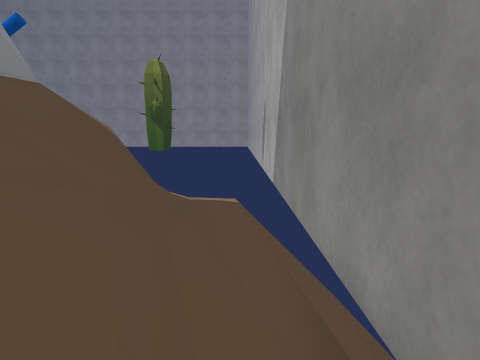
[1] (above)

12 first-person views from a walk through a Unity game level. The camera is 1.2 m above the floor, tilts 8° down and sees 75° across. The floor is counted in squares, 1 m on a side. Each view is taken from the middle of a square. On the plan, view 1 faces up. The plan holds only what a view shows up to about 13 squares ahead; the rest is blank. The place goes on beyond the plan. The player character is not drawn. Some surface patterns are stand-ins.

[2]
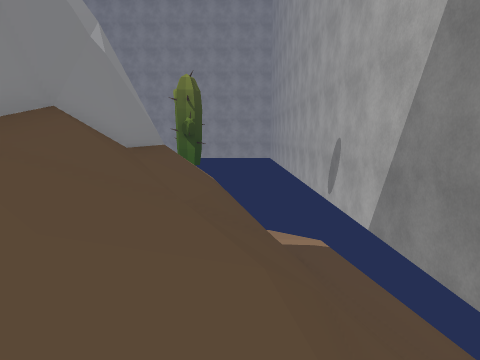

[3]
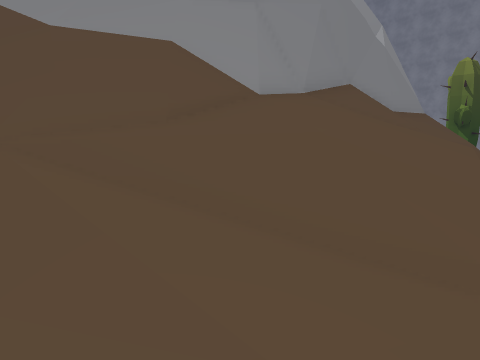

[4]
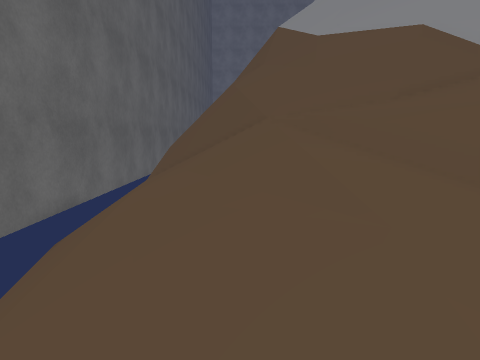

[5]
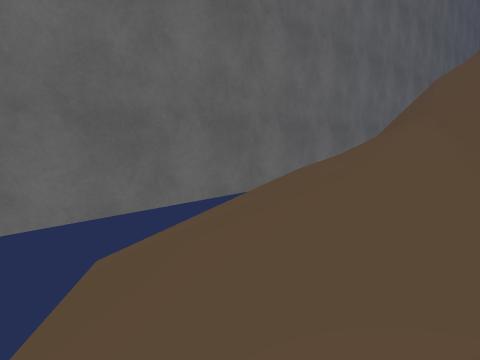

[6]
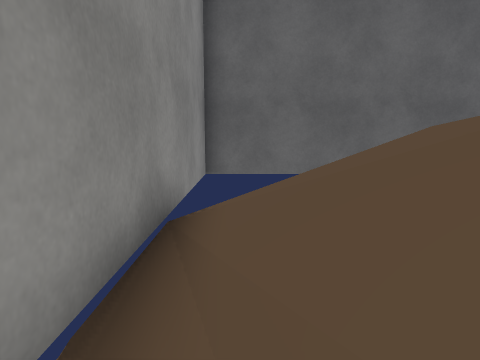

[7]
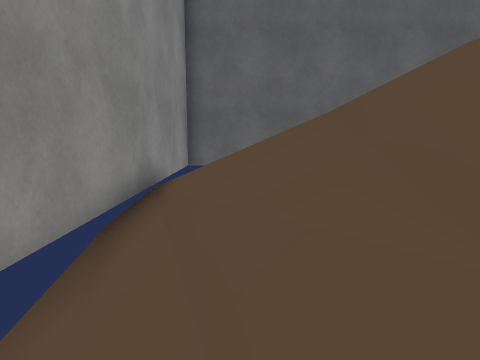

[8]
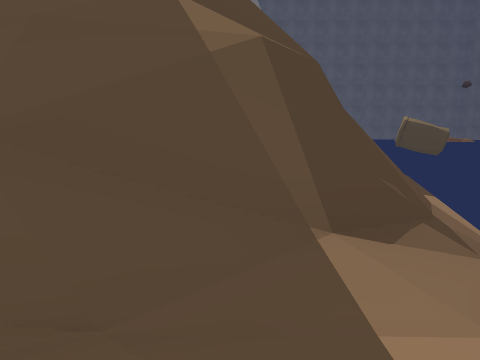

[9]
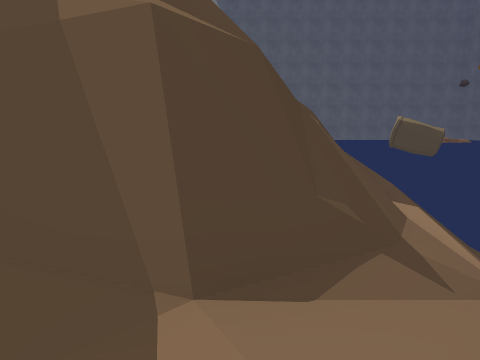

[10]
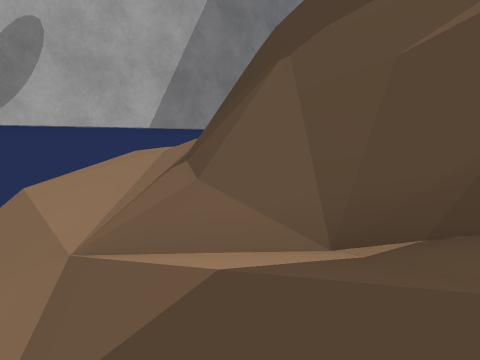

[11]
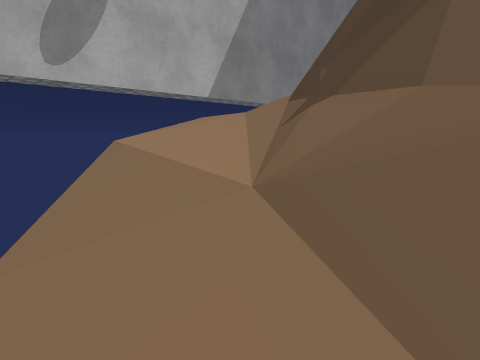

[12]
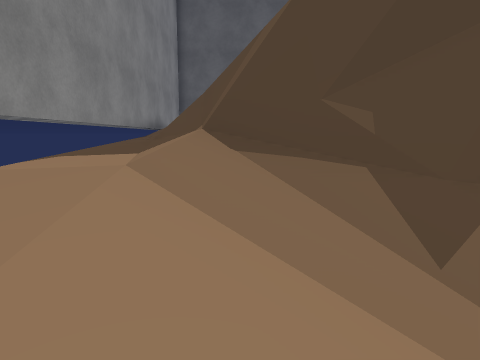

### Floor plan
Key: @ floor where view 1 was taken; # wall or solid block; . main floor; : floor 0.25 m higher than the main floor; - floor 0.25 m lower than the main floor; _ floor 0.5 m lower than the main floor; < floor 0.75 m lower than the main floor; + floor 2 m higher than the main floor; / step, stairs or slope; = window, fence, low wall or low ledge; v drop or lower ground.
Columns run from 14 left of view 1 to 1 right of it. Each row starts with its distance up from view 1.
 16      ///
 15      ///////
 14     /////////
 13     ===///<<<v #
 12     ##====/___ #
 11      ======/--v#
 10       #####=/./#
  9        ##//=/./#
  8         #=/=/./#
  7         ##////.#
  6        ##/////.#
  5        ##/////:#
  4        ##//////#
  3        #=//////#
  2       ##=//////#
  1      ##==//////#
  0    ###=///////@#
 -1    ===/////////#
 -2     =/////++///#
 -3    =//#=///////#
 -4     /#=///////v#
 -5     =#///////v #
 -6     = ////v    #
 -7 ################

Positions as (right, up) in squares from view 1, and headings:
1: (0, 0), facing up
2: (-3, 0), facing up
3: (-2, -3), facing up-left
4: (-1, -3), facing left
5: (0, -1), facing down-left
6: (0, 2), facing down
7: (-1, 5), facing down
8: (0, 9), facing left
9: (-1, 10), facing left
10: (-9, 15), facing down-right
11: (-7, 16), facing down-right
12: (-3, 14), facing down
